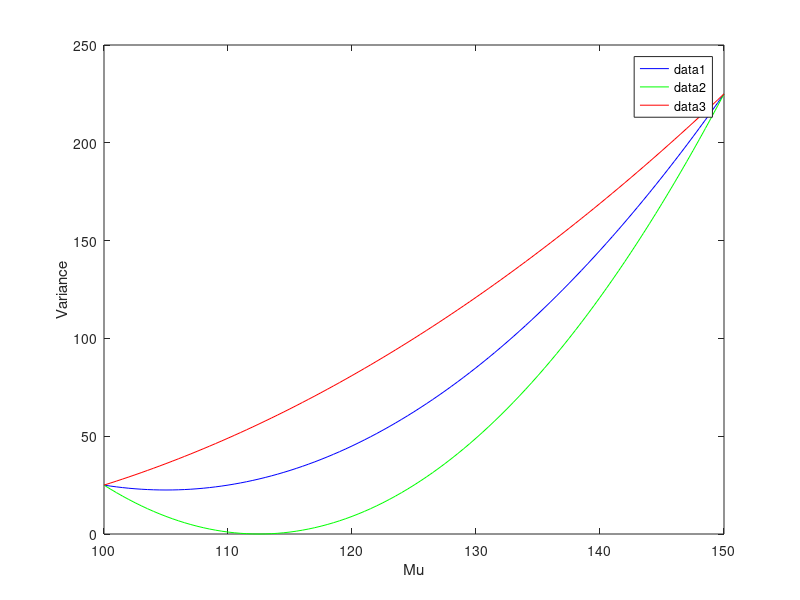

This chart was generated by the following MATLAB code:
% 1.)
mu1 = 100;  
sigma1 = 5; 
mu2 = 150; 
sigma2 = 15; 
% 2.)
rho = 0;
% 3.)
alpha = linspace(0, 1, 101);
% 4.)
mu = alpha * mu1 + (1 - alpha) * mu2;
varY = alpha.^2 * sigma1^2 + (1 - alpha).^2 * sigma2^2+2*rho*alpha*sigma1.*(1-alpha)*sigma2;
% 5.)

% 6.)

% 7.)
rho2 = -1;
varY2 = alpha.^2 * sigma1^2 + (1 - alpha).^2 * sigma2^2+2*rho2*alpha*sigma1.*(1-alpha)*sigma2;
rho3 = 1;
varY3 = alpha.^2 * sigma1^2 + (1 - alpha).^2 * sigma2^2+2*rho3*alpha*sigma1.*(1-alpha)*sigma2;
figure;
plot(mu, varY, 'b');
xlabel('Mu');
ylabel('Variance');
hold on
plot(mu,varY2, 'g')
plot(mu,varY3, 'r')
legend;
hold off